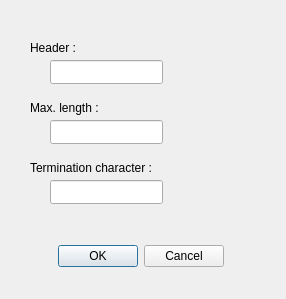
<?xml version="1.0" encoding="UTF-8"?>
<ui version="4.0">
 <class>SearchSettings_Dialog</class>
 <widget class="QDialog" name="SearchSettings_Dialog">
  <property name="geometry">
   <rect>
    <x>0</x>
    <y>0</y>
    <width>286</width>
    <height>299</height>
   </rect>
  </property>
  <property name="windowTitle">
   <string>Search Settings</string>
  </property>
  <widget class="QDialogButtonBox" name="buttonBox">
   <property name="geometry">
    <rect>
     <x>50</x>
     <y>240</y>
     <width>181</width>
     <height>32</height>
    </rect>
   </property>
   <property name="orientation">
    <enum>Qt::Horizontal</enum>
   </property>
   <property name="standardButtons">
    <set>QDialogButtonBox::Cancel|QDialogButtonBox::Ok</set>
   </property>
   <property name="centerButtons">
    <bool>true</bool>
   </property>
  </widget>
  <widget class="QLabel" name="label">
   <property name="geometry">
    <rect>
     <x>30</x>
     <y>40</y>
     <width>49</width>
     <height>16</height>
    </rect>
   </property>
   <property name="text">
    <string>Header :</string>
   </property>
  </widget>
  <widget class="QLabel" name="label_2">
   <property name="geometry">
    <rect>
     <x>30</x>
     <y>100</y>
     <width>71</width>
     <height>16</height>
    </rect>
   </property>
   <property name="text">
    <string>Max. length :</string>
   </property>
  </widget>
  <widget class="QLabel" name="label_3">
   <property name="geometry">
    <rect>
     <x>30</x>
     <y>160</y>
     <width>121</width>
     <height>16</height>
    </rect>
   </property>
   <property name="text">
    <string>Termination character :</string>
   </property>
  </widget>
  <widget class="QLineEdit" name="SearchHDR_Edit_Obj">
   <property name="geometry">
    <rect>
     <x>50</x>
     <y>60</y>
     <width>113</width>
     <height>24</height>
    </rect>
   </property>
  </widget>
  <widget class="QLineEdit" name="SearchLen_Edit_Obj">
   <property name="geometry">
    <rect>
     <x>50</x>
     <y>120</y>
     <width>113</width>
     <height>24</height>
    </rect>
   </property>
  </widget>
  <widget class="QLineEdit" name="SearchTermChar_Edit_Obj">
   <property name="geometry">
    <rect>
     <x>50</x>
     <y>180</y>
     <width>113</width>
     <height>24</height>
    </rect>
   </property>
  </widget>
 </widget>
 <resources/>
 <connections>
  <connection>
   <sender>buttonBox</sender>
   <signal>accepted()</signal>
   <receiver>SearchSettings_Dialog</receiver>
   <slot>accept()</slot>
   <hints>
    <hint type="sourcelabel">
     <x>248</x>
     <y>254</y>
    </hint>
    <hint type="destinationlabel">
     <x>157</x>
     <y>274</y>
    </hint>
   </hints>
  </connection>
  <connection>
   <sender>buttonBox</sender>
   <signal>rejected()</signal>
   <receiver>SearchSettings_Dialog</receiver>
   <slot>reject()</slot>
   <hints>
    <hint type="sourcelabel">
     <x>316</x>
     <y>260</y>
    </hint>
    <hint type="destinationlabel">
     <x>286</x>
     <y>274</y>
    </hint>
   </hints>
  </connection>
 </connections>
</ui>
